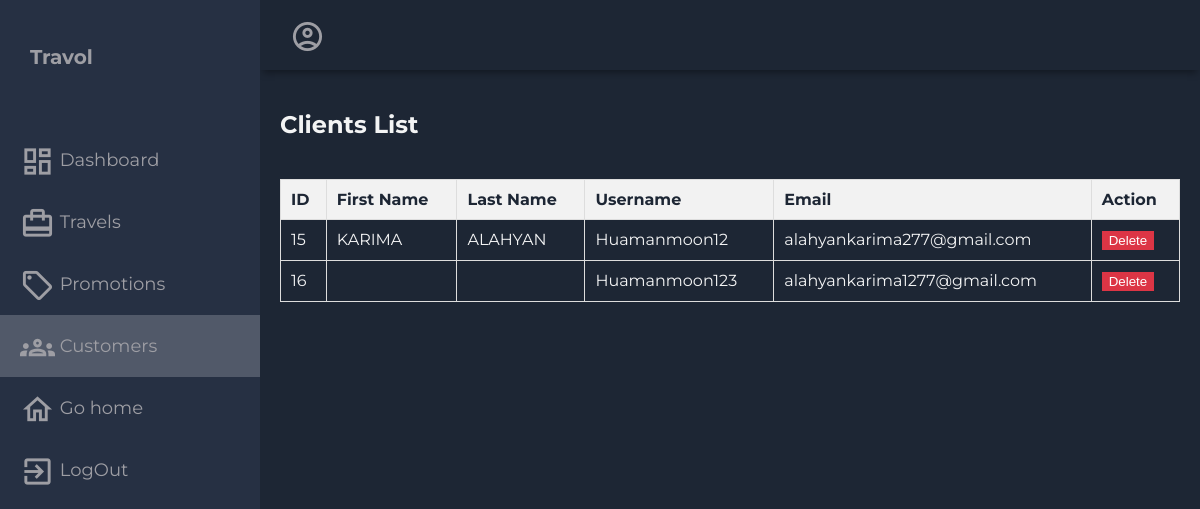
/clients/, run on the app's committed database.
### myfirstapp/models.py (models this page shows, shortened)
class CustomUser(AbstractUser):
    email = models.EmailField(unique=True)
    password = models.CharField(max_length=128)  # Use a more secure method for storing passwords
    birth_date = models.DateField(null=True, blank=True)
    first_name = models.CharField(max_length=30)
    last_name = models.CharField(max_length=30)
    groups = models.ManyToManyField(
        "auth.Group",
        related_name="customuser_set",
        blank=True,
        help_text="The groups this user belongs to. A user will get all permissions granted to each of their groups.",
        verbose_name="groups",
    )
    user_permissions = models.ManyToManyField(
        "auth.Permission",
        related_name="customuser_set",
        blank=True,
        help_text="Specific permissions for this user.",
        verbose_name="user permissions",
    )

### myfirstapp/views.py (the view)
# urls.py: path('clients/', client_list, name='client_list'),
def client_list(request):
    users = get_user_model().objects.filter(is_superuser=False)
    username = request.user.username
    context = {
        'username': username,
        'user_list':users,
     }
    return render(request, 'myfirstapp/Clients.html', context )

### myfirstapp/templates/myfirstapp/Clients.html (shortened to what this page needs)
<!DOCTYPE html>
<html lang="en">
  <head>
  </head>
  <body>
    <div class="grid-container">
      <header class="header">
        <div class="header-right">
          <span class="material-icons-outlined">account_circle</span>
        </div>
      </header>
      <aside id="sidebar">
        <div class="sidebar-title">
          <div class="sidebar-brand">
           Travol
          </div>
        </div>
        <ul class="sidebar-list">
          <li class="sidebar-list-item">
            <a href="{% url 'administrator_dashboard' %}" target="_blank">
              <span class="material-icons-outlined">dashboard</span> Dashboard
            </a>
          </li>
          <li class="sidebar-list-item">
            <a href="{% url 'list_travels'%}" target="_blank">
                <span class="material-icons-outlined">card_travel</span> Travels
            </a>
          </li>
          <li class="sidebar-list-item">
            <a href="{% url 'add_promotion' %}" target="_blank">
                <span class="material-icons-outlined">local_offer</span> Promotions
            </a>
          </li>
          <li class="sidebar-list-item" id="aa">
            <a href="{% url 'client_list' %}" target="_blank">
              <span class="material-icons-outlined">groups</span> Customers
            </a>
          </li>
          <li class="sidebar-list-item">
            <a href="{% url 'home_page' %}" target="_blank">
                <span class="material-icons-outlined">home</span> Go home
            </a>
        </li>
          <li class="sidebar-list-item">
            <a href="{% url 'logout_view' %}" target="_blank">
                <span class="material-icons-outlined">exit_to_app</span> LogOut
            </a>
        </li>
        </ul>
      </aside>
      {% block content %}
    <div class="main-container">
        <div class="main-title">
            <h2>Clients List</h2>
        </div>
        <div class="customer-list">
            <table class="table">
                <thead>
                    <tr>
                        <th>ID</th>
                        <th>First Name</th>
                        <th>Last Name</th>
                        <th>Username</th>
                        <th>Email</th>
                        <th>Action</th>
                    </tr>
                </thead>
                <tbody>
                    {% for user in user_list %}
                        <tr>
                            <td>{{ user.id }}</td>
                            <td>{{ user.first_name }}</td>
                            <td>{{ user.last_name }}</td>
                            <td>{{ user.username }}</td>
                            <td>{{ user.email }}</td>
                            <td>
                                <button class="btn btn-danger" onclick="deleteUser({{ user.id }})">Delete</button>
                            </td>
                        </tr>
                    {% endfor %}
                </tbody>
            </table>
        </div>
    </div>
{% endblock %}
    </div>
  </body>
</html>

### myfirstapp/templates/myfirstapp/Clients.html (style rules this page uses)
body { margin: 0; padding: 0; background-color: #1d2634; color: #9e9ea4; font-family: 'Montserrat', sans-serif; }
.material-icons-outlined { vertical-align: middle; line-height: 1px; font-size: 35px; }
.grid-container { display: grid; grid-template-columns: 260px 1fr 1fr 1fr; grid-template-rows: 0.2fr 3fr; grid-template-areas: 'sidebar header header header' 'sidebar main main main'; height: 100vh; }
.header { grid-area: header; height: 70px; display: flex; align-items: center; justify-content: space-between; padding: 0 30px 0 30px; box-shadow: 0 6px 7px -3px rgba(0, 0, 0, 0.35); }
#sidebar { grid-area: sidebar; height: 100%; background-color: #263043; overflow-y: auto; transition: all 0.5s; -webkit-transition: all 0.5s; }
.sidebar-title { display: flex; justify-content: space-between; align-items: center; padding: 30px 30px 30px 30px; margin-bottom: 30px; }
.sidebar-brand { margin-top: 15px; font-size: 20px; font-weight: 700; }
.sidebar-list { padding: 0; margin-top: 15px; list-style-type: none; }
.sidebar-list-item { padding: 20px 20px 20px 20px; font-size: 18px; }
#aa { background-color: rgba(255, 255, 255, 0.2); }
.sidebar-list-item > a { text-decoration: none; color: #9e9ea4; }
.main-container { grid-area: main; overflow-y: auto; padding: 20px 20px; color: rgba(255, 255, 255, 0.95); }
.main-title { display: flex; justify-content: space-between; }
.customer-list { margin-top: 20px; }
.table { width: 100%; border-collapse: collapse; }
th, td { padding: 10px; border: 1px solid #ddd; text-align: left; }
th { background-color: #f2f2f2; color: #1d2634; }
.btn-danger { background-color: #dc3545; color: #fff; border: 1px solid #dc3545; }

### data on the page
CustomUser: id "15", first_name "KARIMA", last_name "ALAHYAN", username "Huamanmoon12", email "alahyankarima277@gmail.com"
CustomUser: id "16", username "Huamanmoon123", email "alahyankarima1277@gmail.com"
